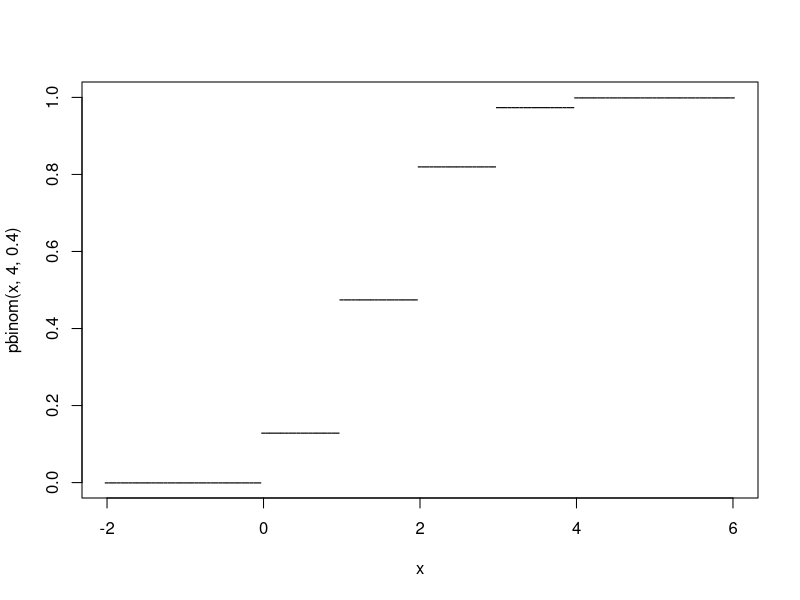
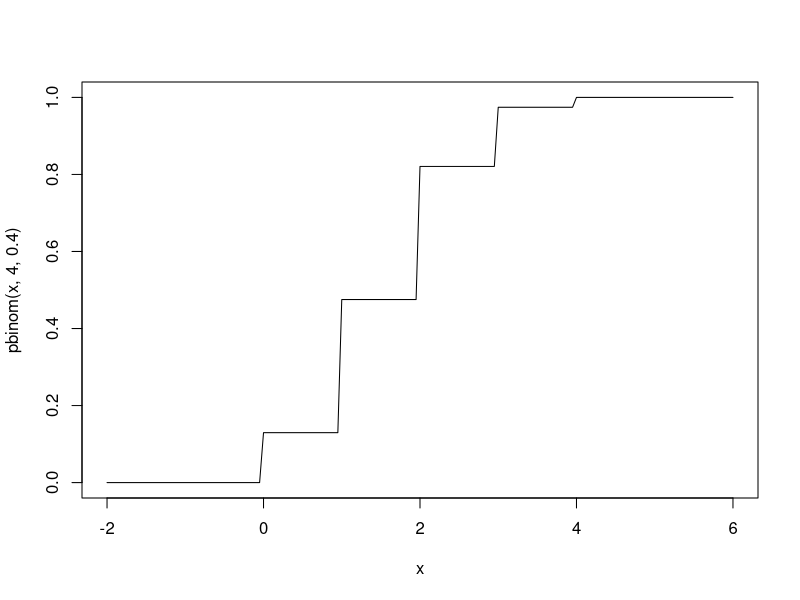
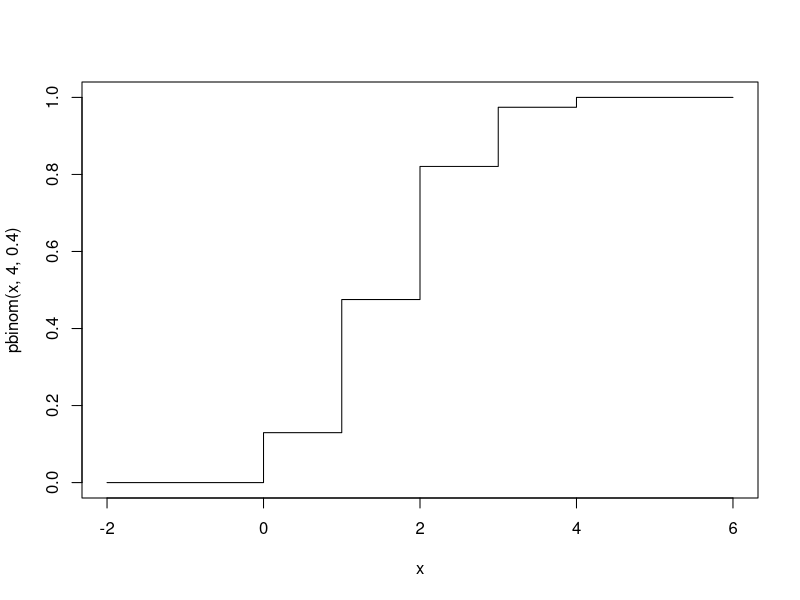
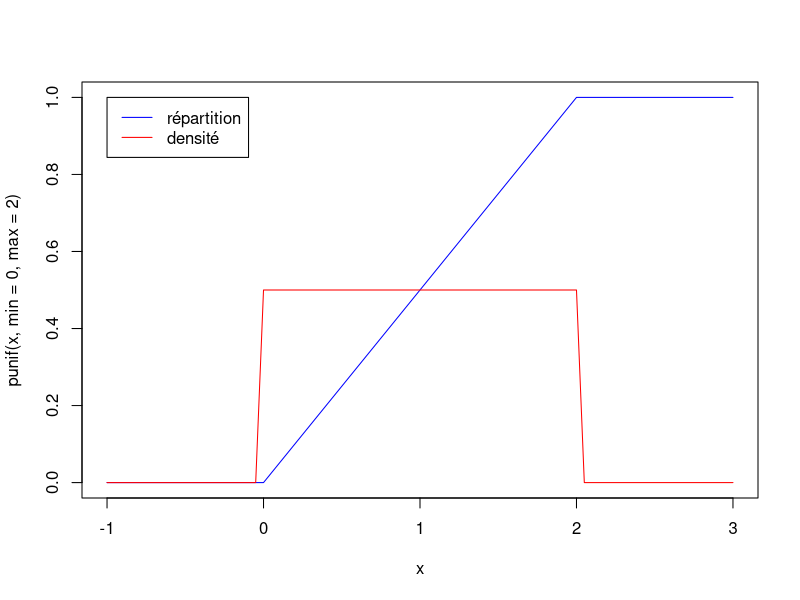
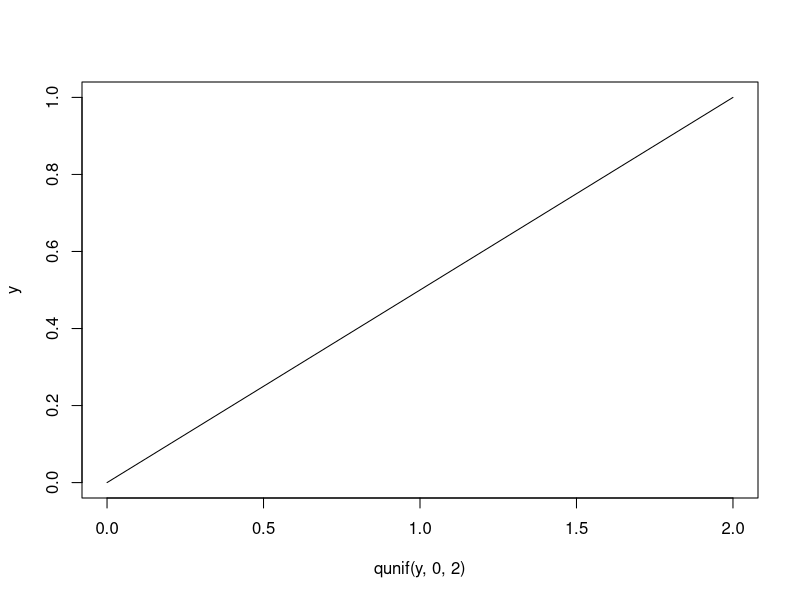
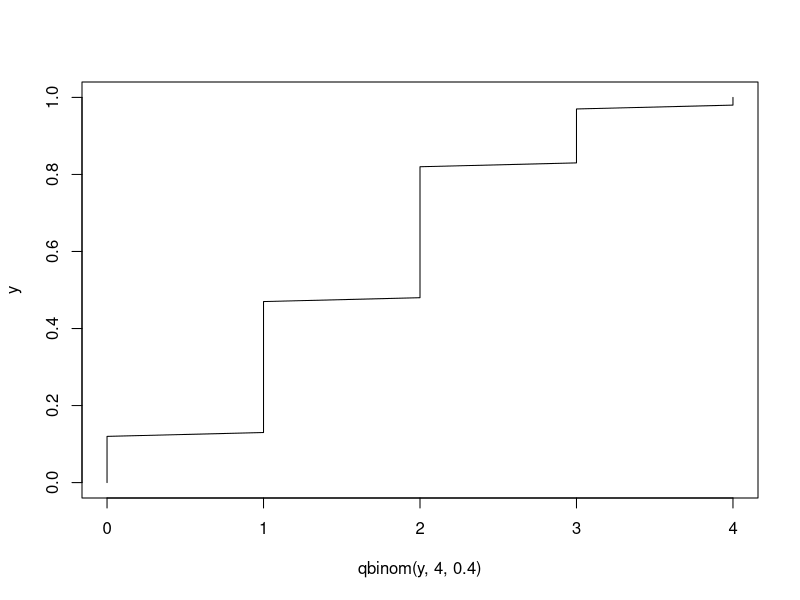
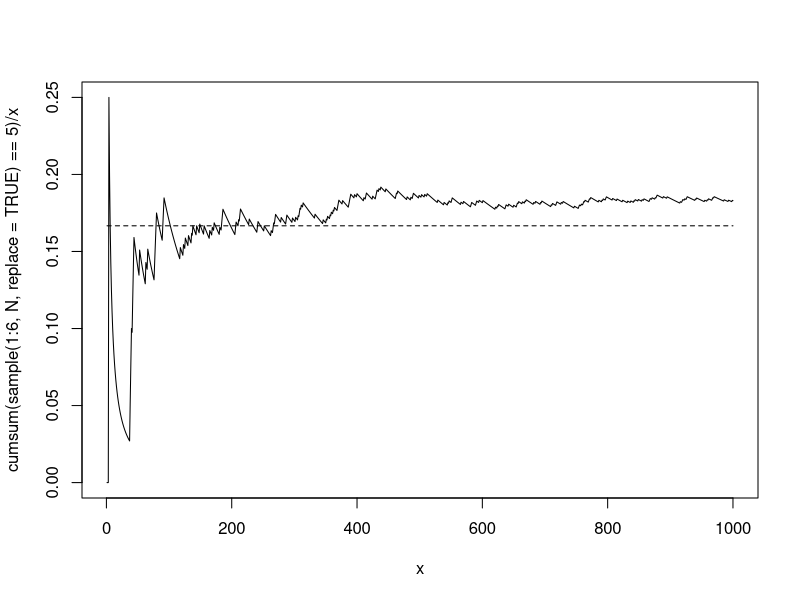
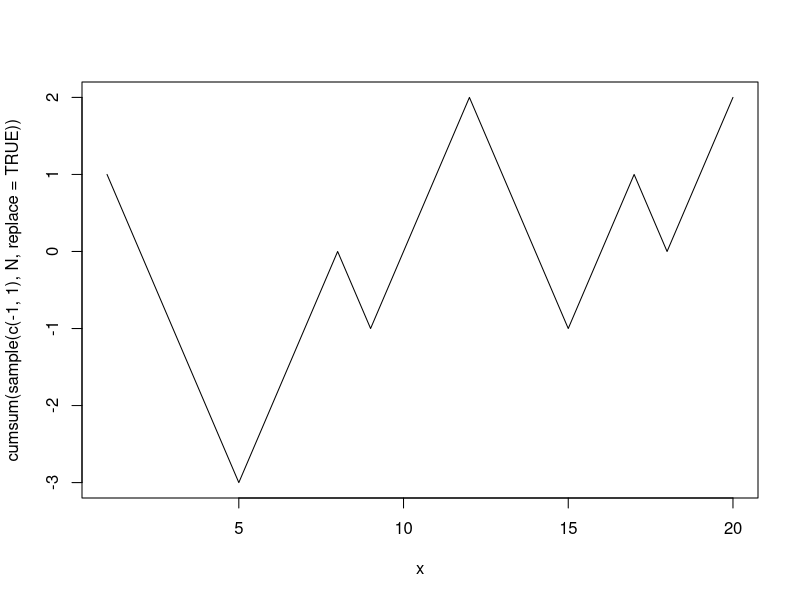

The R source for these figures, in order:
## ---- chunk 1
knitr::opts_chunk$set(echo = TRUE)
## ---- chunk 2
x <- seq(-2,6,by=0.05)
plot(x,pbinom(x,4,.4),pch='-')
## ---- chunk 3
x <- seq(-2,6,by=0.05)
plot(x,pbinom(x,4,.4),type='l')
## ---- chunk 4
x <- -2:6
plot(x,pbinom(x,4,.4),type='s')
## ---- chunk 5
x <- seq(-1,3,by=0.05)
plot(x,punif(x,min = 0,max = 2),col= 'blue',type = 'l')
lines(x,dunif(x,min = 0,max = 2),col='red',type = 'l')
legend(-1,1,legend=c("répartition","densité"), col=c("blue","red"),lty=c(1,1))
## ---- chunk 6
y<-seq(0,1,by=0.01)
plot(qunif(y,0,2),y,type='l')
## ---- chunk 7
y<-seq(0,1,by=0.01)
plot(qbinom(y,4,.4),y,type='l')
## ---- chunk 8
N = 1000
x <- 1:N
plot(x, cumsum(sample(1:6,N,replace=TRUE)==5)/x,type="l")
lines(x,rep(1/6,N),type="l",lty=2)
## ---- chunk 9
N = 20
x <- 1:N
plot(x, cumsum(sample(c(-1,1),N,replace=TRUE)),type="l")
## ---- chunk 10
N = 1000
x <- 1:N
plot(x, cumsum(rcauchy(N))/x,type="l")
## ---- chunk 11
N = 1000
x <- 1:N
plot(x, sapply(x, function(x){mean(rcauchy(x))}),type="l")
## ---- chunk 12
N = 10000
x <- 1:N
plot(x, log(x)*((cumsum(sample(1:6,N,replace=TRUE)==5)/x)-(1/6)),type="l")
lines(x,rep(0,N),type="l",lty=2)
## ---- chunk 13
N = 10000
x <- 1:N
plot(x, sqrt(x)*((cumsum(sample(1:6,N,replace=TRUE)==5)/x)-(1/6)),type="l")
lines(x,rep(0,N),type="l",lty=2)
## ---- chunk 14
N = 10000
x <- 1:N
plot(x, ((cumsum(sample(1:6,N,replace=TRUE)==5))-(x/6)),type="l")
lines(x,rep(0,N),type="l",lty=2)
